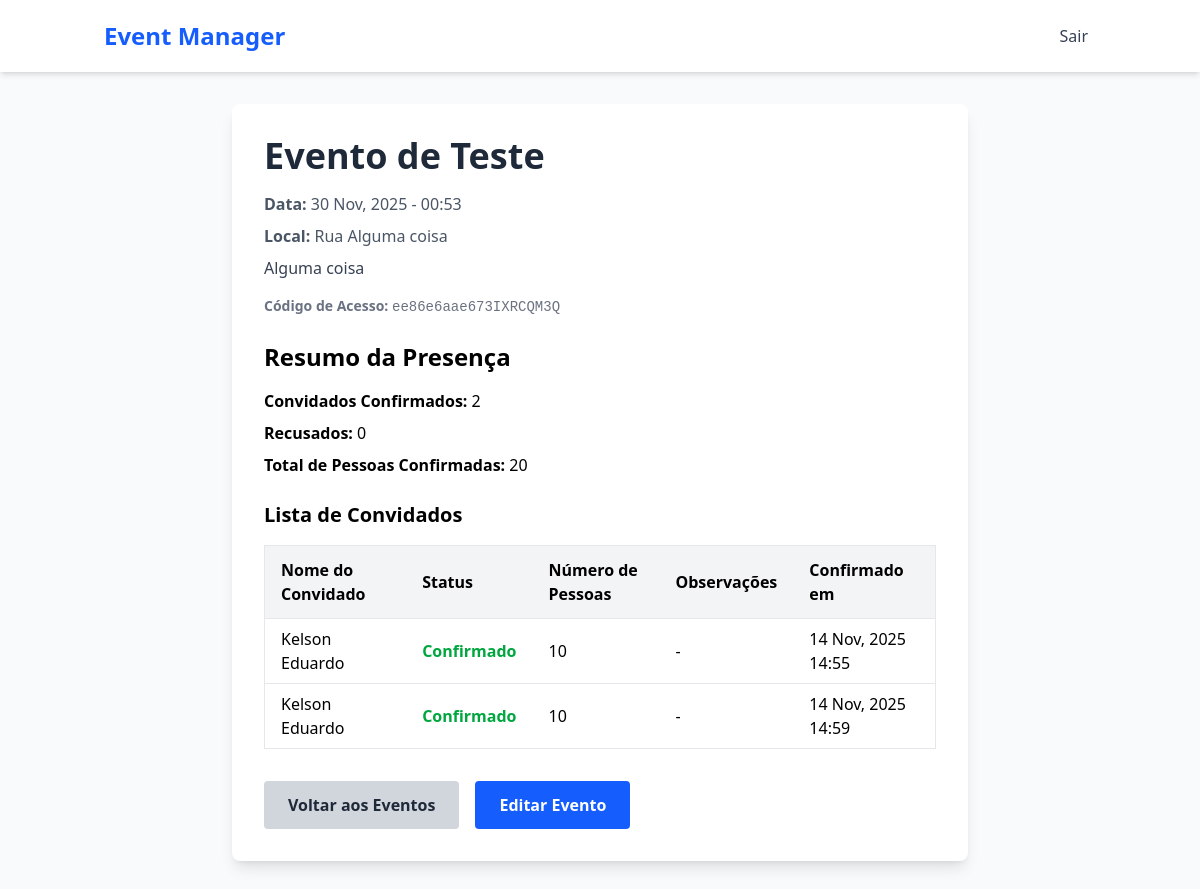
/evento/2/ (signed in), run on the app's committed database.
### core/models.py (models this page shows, shortened)
class Event(models.Model):
  name = models.CharField(max_length=120)
  date = models.DateTimeField()
  location = models.CharField(max_length=250)
  description = models.TextField(blank=True)
  access_code = models.CharField(max_length=10, unique=True, editable=False)
  created_by = models.ForeignKey(User, on_delete=models.CASCADE)

class Attendance(models.Model):
  STATUS_CHOICES = [
    ('confirmed', 'Confirmed'),
    ('declined', 'Declined'),
  ]
  event = models.ForeignKey(Event, on_delete=models.CASCADE)
  guest_name = models.CharField(max_length=200)
  total_guests = models.PositiveIntegerField()
  status = models.CharField(max_length=10, choices=STATUS_CHOICES)
  notes = models.TextField(blank=True)
  confirmation_date = models.DateTimeField(auto_now_add=True)

### core/views.py (the view)
# urls.py: path('evento/<int:pk>/', views.EventDetailView.as_view(), name='event-detail'),
class EventDetailView(LoginRequiredMixin, DetailView):
  model = Event
  template_name = 'event_detail.html'
  context_object_name = 'event'
  def get_context_data(self, **kwargs):
    context = super().get_context_data(**kwargs)
    event = self.get_object()
    attendances = Attendance.objects.filter(event=event)
    context['attendances'] = attendances
    context['total_confirmed'] = attendances.filter(status='confirmed').count()
    context['total_declined'] = attendances.filter(status='declined').count()
    context['total_guests'] = sum(a.total_guests for a in attendances.filter(status='confirmed'))
    return context

### core/templates/event_detail.html (shortened to what this page needs)
{% extends 'base.html' %}
{% block content %}
<div class="container mx-auto px-4 py-8 max-w-3xl">
  <div class="bg-white rounded-lg shadow-lg p-6 md:p-8">
    <h1 class="text-3xl md:text-4xl font-bold text-gray-800 mb-4">{{ event.name }}</h1>
    <p class="text-gray-600 mb-2"><strong>Data:</strong> {{ event.date|date:"d M, Y - H:i" }}</p>
    <p class="text-gray-600 mb-2"><strong>Local:</strong> {{ event.location }}</p>
    {% if event.description %}
    <p class="text-gray-700 mb-4">{{ event.description }}</p>
    {% endif %}
    <p class="text-sm text-gray-500 mb-6 wrap-break-words">
      <strong>Código de Acesso:</strong> <span class="font-mono">{{ event.access_code }}</span>
    </p>
    <h2 class="text-xl md:text-2xl font-semibold mb-4">Resumo da Presença</h2>
    <ul class="mb-6 space-y-2">
      <li><strong>Convidados Confirmados:</strong> {{ total_confirmed }}</li>
      <li><strong>Recusados:</strong> {{ total_declined }}</li>
      <li><strong>Total de Pessoas Confirmadas:</strong> {{ total_guests }}</li>
    </ul>
    <h3 class="text-lg md:text-xl font-semibold mb-4">Lista de Convidados</h3>
    {% if attendances %}
    <div class="overflow-x-auto">
      <table class="min-w-full text-left border border-gray-200">
        <thead class="bg-gray-100">
          <tr>
            <th class="py-3 px-4 border-b border-gray-200">Nome do Convidado</th>
            <th class="py-3 px-4 border-b border-gray-200">Status</th>
            <th class="py-3 px-4 border-b border-gray-200">Número de Pessoas</th>
            <th class="py-3 px-4 border-b border-gray-200">Observações</th>
            <th class="py-3 px-4 border-b border-gray-200">Confirmado em</th>
          </tr>
        </thead>
        <tbody>
          {% for attendance in attendances %}
          <tr class="border-t border-gray-200">
            <td class="py-2 px-4">{{ attendance.guest_name }}</td>
            <td class="py-2 px-4">
              {% if attendance.status == "confirmed" %}
              <span class="text-green-600 font-semibold">Confirmado</span>
              {% else %}
              <span class="text-red-600 font-semibold">Recusado</span>
              {% endif %}
            </td>
            <td class="py-2 px-4">{{ attendance.total_guests }}</td>
            <td class="py-2 px-4">{{ attendance.notes|default:"-" }}</td>
            <td class="py-2 px-4">{{ attendance.confirmation_date|date:"d M, Y H:i" }}</td>
          </tr>
          {% endfor %}
        </tbody>
      </table>
    </div>
    {% else %}
    <p>Ainda não há respostas.</p>
    {% endif %}
    <div class="mt-8 flex flex-col md:flex-row gap-4">
      <a href="{% url 'event-list' %}"
        class="bg-gray-300 hover:bg-gray-400 text-gray-800 font-semibold py-3 px-6 rounded text-center">
        Voltar aos Eventos
      </a>
      <a href="{% url 'event-update' event.pk %}"
        class="bg-blue-600 hover:bg-blue-700 text-white font-semibold py-3 px-6 rounded text-center">
        Editar Evento
      </a>
    </div>
  </div>
</div>
{% endblock content %}

### theme/templates/base.html (shortened to what this page needs)
{% load static tailwind_tags %}
<!DOCTYPE html>
<html lang="en">
<head>
    {% tailwind_css %}
</head>
<body class="bg-gray-50">
    <nav class="bg-white shadow-md">
        <div class="container mx-auto px-4">
            <div class="flex justify-between items-center py-4">
                <div class="flex items-center">
                    <a href="{% url 'event-list' %}" class="text-xl md:text-2xl font-bold text-blue-600">
                        Event Manager
                    </a>
                </div>
                <div class="hidden md:flex items-center gap-4">
                    {% if user.is_authenticated %}
                    <a href="{% url 'logout' %}"
                        class="text-gray-700 hover:text-white hover:bg-red-600 p-2 rounded font-medium transition duration-150">
                        Sair
                    </a>
                    {% else %}
                    <a href="{% url 'event-list' %}"
                        class="text-gray-700 hover:text-blue-600 hover:bg-gray-300 p-2 rounded font-medium transition duration-150">
                        Painel de Administrador
                    </a>
                    {% endif %}
                </div>
            </div>
        </div>
    </nav>
    <main>
        {% block content %}
        {% endblock %}
    </main>
</body>
</html>

### data on the page
Event: name "Evento de Teste", date "30 Nov, 2025 - 00:53", location "Rua Alguma coisa", description "Alguma coisa", access_code "ee86e6aae673IXRCQM3Q"
Attendance: guest_name "Kelson Eduardo", status "Confirmado", total_guests "10", notes "-", confirmation_date "14 Nov, 2025 14:55"
Attendance: guest_name "Kelson Eduardo", status "Confirmado", total_guests "10", notes "-", confirmation_date "14 Nov, 2025 14:59"

### other printed values
{{ total_confirmed }} "2"
{{ total_declined }} "0"
{{ total_guests }} "20"
